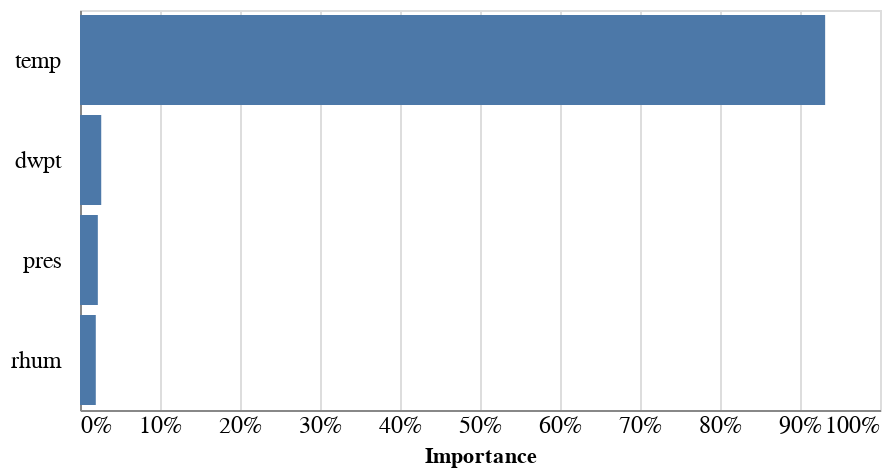

Notebook code for this chart:
### Code cell
f_df = feature_importance_df.groupby(feature_importance_df['Feature'].str[:4]).sum().drop(columns='Feature').reset_index(drop=False)
f_df.sort_values('Importance',ascending=False,inplace=True)
alt.Chart(f_df).mark_bar().encode(
    x=alt.X('Importance:Q', axis=alt.Axis(format="%", tickSize=0, labelFontSize=12)),
    y=alt.Y(
        'Feature:N', sort=list(feature_importance_df[:5].Feature), title="",
        axis=alt.Axis(tickSize=0, labelFontSize=12, labelPadding=10)),
).properties(
    height=200
)

### Figure 1 — Vega-Lite specification as saved in the notebook (floating-point values rounded to 4 significant figures)
{"config": {"view": {"continuousWidth": 400, "continuousHeight": 300}}, "data": {"name": "data-e44e9636a67f952e1cd45a31c493f1fb"}, "mark": "bar", "encoding": {"x": {"axis": {"format": "%", "labelFontSize": 12, "tickSize": 0}, "field": "Importance", "type": "quantitative"}, "y": {"axis": {"labelFontSize": 12, "labelPadding": 10, "tickSize": 0}, "field": "Feature", "sort": ["temp_KRHI0", "temp_KPBH0", "temp_KEGV0", "temp_KARV0", "temp_KCCY0"], "title": "", "type": "nominal"}}, "height": 200, "$schema": "https://vega.github.io/schema/vega-lite/v4.17.0.json", "datasets": {"data-e44e9636a67f952e1cd45a31c493f1fb": [{"Feature": "temp", "Importance": 0.9314}, {"Feature": "dwpt", "Importance": 0.02654}, {"Feature": "pres", "Importance": 0.02229}, {"Feature": "rhum", "Importance": 0.01974}]}}
